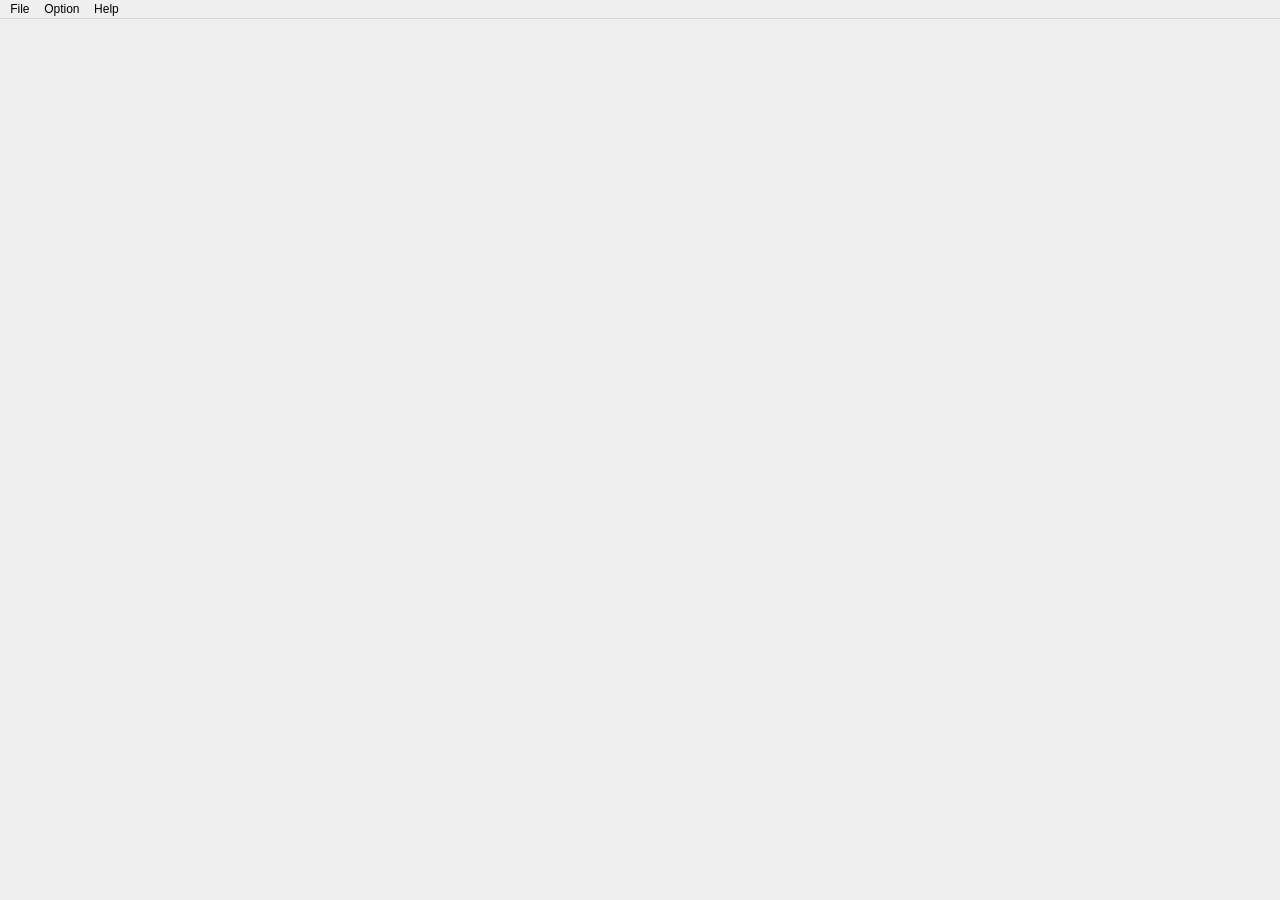
<?xml version="1.0" encoding="UTF-8"?>
<ui version="4.0">
 <class>MainWindow</class>
 <widget class="QMainWindow" name="MainWindow">
  <property name="geometry">
   <rect>
    <x>0</x>
    <y>0</y>
    <width>1280</width>
    <height>900</height>
   </rect>
  </property>
  <property name="minimumSize">
   <size>
    <width>1280</width>
    <height>0</height>
   </size>
  </property>
  <property name="acceptDrops">
   <bool>true</bool>
  </property>
  <property name="windowTitle">
   <string>PhotoView</string>
  </property>
  <property name="windowIcon">
   <iconset resource="../mainwindow.qrc">
    <normaloff>:/images/icon.png</normaloff>:/images/icon.png</iconset>
  </property>
  <property name="iconSize">
   <size>
    <width>32</width>
    <height>32</height>
   </size>
  </property>
  <widget class="QWidget" name="centralWidget">
   <property name="acceptDrops">
    <bool>false</bool>
   </property>
   <widget class="QLabel" name="photo">
    <property name="enabled">
     <bool>true</bool>
    </property>
    <property name="geometry">
     <rect>
      <x>5</x>
      <y>5</y>
      <width>1280</width>
      <height>900</height>
     </rect>
    </property>
    <property name="acceptDrops">
     <bool>false</bool>
    </property>
    <property name="alignment">
     <set>Qt::AlignCenter</set>
    </property>
   </widget>
  </widget>
  <widget class="QMenuBar" name="menuBar">
   <property name="geometry">
    <rect>
     <x>0</x>
     <y>0</y>
     <width>1280</width>
     <height>22</height>
    </rect>
   </property>
   <widget class="QMenu" name="menuFile">
    <property name="title">
     <string>File</string>
    </property>
    <addaction name="actionOpen"/>
    <addaction name="separator"/>
    <addaction name="actionSave"/>
    <addaction name="separator"/>
    <addaction name="separator"/>
    <addaction name="actionExit"/>
   </widget>
   <widget class="QMenu" name="menuOption">
    <property name="title">
     <string>Option</string>
    </property>
    <widget class="QMenu" name="menuSlide_Show">
     <property name="title">
      <string>Slide Show</string>
     </property>
     <property name="icon">
      <iconset resource="../mainwindow.qrc">
       <normaloff>:/images/play.png</normaloff>:/images/play.png</iconset>
     </property>
     <addaction name="actionEffect1"/>
     <addaction name="actionEffect2"/>
    </widget>
    <addaction name="menuSlide_Show"/>
   </widget>
   <widget class="QMenu" name="menuHelp">
    <property name="title">
     <string>Help</string>
    </property>
    <addaction name="actionHomePage"/>
    <addaction name="actionAbout"/>
   </widget>
   <addaction name="menuFile"/>
   <addaction name="menuOption"/>
   <addaction name="menuHelp"/>
  </widget>
  <widget class="QStatusBar" name="statusBar">
   <property name="sizeGripEnabled">
    <bool>false</bool>
   </property>
  </widget>
  <action name="actionOpen">
   <property name="icon">
    <iconset resource="../mainwindow.qrc">
     <normaloff>:/images/open.png</normaloff>:/images/open.png</iconset>
   </property>
   <property name="text">
    <string>Open</string>
   </property>
  </action>
  <action name="actionSave">
   <property name="icon">
    <iconset resource="../mainwindow.qrc">
     <normaloff>:/images/save.png</normaloff>:/images/save.png</iconset>
   </property>
   <property name="text">
    <string>Save</string>
   </property>
  </action>
  <action name="actionSaveAs">
   <property name="checkable">
    <bool>true</bool>
   </property>
   <property name="icon">
    <iconset resource="../mainwindow.qrc">
     <normaloff>:/images/saveas.png</normaloff>:/images/saveas.png</iconset>
   </property>
   <property name="text">
    <string>Save As</string>
   </property>
  </action>
  <action name="actionPrint">
   <property name="icon">
    <iconset resource="../mainwindow.qrc">
     <normaloff>:/images/print.png</normaloff>:/images/print.png</iconset>
   </property>
   <property name="text">
    <string>Print</string>
   </property>
  </action>
  <action name="actionExit">
   <property name="icon">
    <iconset resource="../mainwindow.qrc">
     <normaloff>:/images/exit.png</normaloff>:/images/exit.png</iconset>
   </property>
   <property name="text">
    <string>Exit</string>
   </property>
  </action>
  <action name="actionResize">
   <property name="icon">
    <iconset resource="../mainwindow.qrc">
     <normaloff>:/images/resize.png</normaloff>:/images/resize.png</iconset>
   </property>
   <property name="text">
    <string>Resize</string>
   </property>
  </action>
  <action name="actionFlipH">
   <property name="icon">
    <iconset resource="../mainwindow.qrc">
     <normaloff>:/images/fliphorizontal.png</normaloff>:/images/fliphorizontal.png</iconset>
   </property>
   <property name="text">
    <string>Flip H</string>
   </property>
  </action>
  <action name="actionFlipV">
   <property name="icon">
    <iconset resource="../mainwindow.qrc">
     <normaloff>:/images/flipvertical.png</normaloff>:/images/flipvertical.png</iconset>
   </property>
   <property name="text">
    <string>Flip V</string>
   </property>
  </action>
  <action name="actionHomePage">
   <property name="icon">
    <iconset resource="../mainwindow.qrc">
     <normaloff>:/images/home.png</normaloff>:/images/home.png</iconset>
   </property>
   <property name="text">
    <string>Home Page</string>
   </property>
  </action>
  <action name="actionAbout">
   <property name="icon">
    <iconset resource="../mainwindow.qrc">
     <normaloff>:/images/about.png</normaloff>:/images/about.png</iconset>
   </property>
   <property name="text">
    <string>About</string>
   </property>
  </action>
  <action name="actionEffect1">
   <property name="checkable">
    <bool>true</bool>
   </property>
   <property name="checked">
    <bool>true</bool>
   </property>
   <property name="text">
    <string>Effect1</string>
   </property>
  </action>
  <action name="actionEffect2">
   <property name="checkable">
    <bool>true</bool>
   </property>
   <property name="text">
    <string>Effect2</string>
   </property>
  </action>
  <action name="actionSkin1">
   <property name="checkable">
    <bool>true</bool>
   </property>
   <property name="checked">
    <bool>true</bool>
   </property>
   <property name="text">
    <string>Skin1</string>
   </property>
  </action>
  <action name="actionSkin2">
   <property name="checkable">
    <bool>true</bool>
   </property>
   <property name="text">
    <string>Skin2</string>
   </property>
  </action>
  <action name="actionZH">
   <property name="checkable">
    <bool>true</bool>
   </property>
   <property name="checked">
    <bool>true</bool>
   </property>
   <property name="enabled">
    <bool>true</bool>
   </property>
   <property name="text">
    <string>ZH</string>
   </property>
  </action>
  <action name="actionEN">
   <property name="checkable">
    <bool>true</bool>
   </property>
   <property name="text">
    <string>EN</string>
   </property>
  </action>
  <action name="actionSkin3">
   <property name="checkable">
    <bool>true</bool>
   </property>
   <property name="text">
    <string>Skin3</string>
   </property>
  </action>
 </widget>
 <layoutdefault spacing="6" margin="11"/>
 <resources>
  <include location="../mainwindow.qrc"/>
 </resources>
 <connections/>
</ui>
